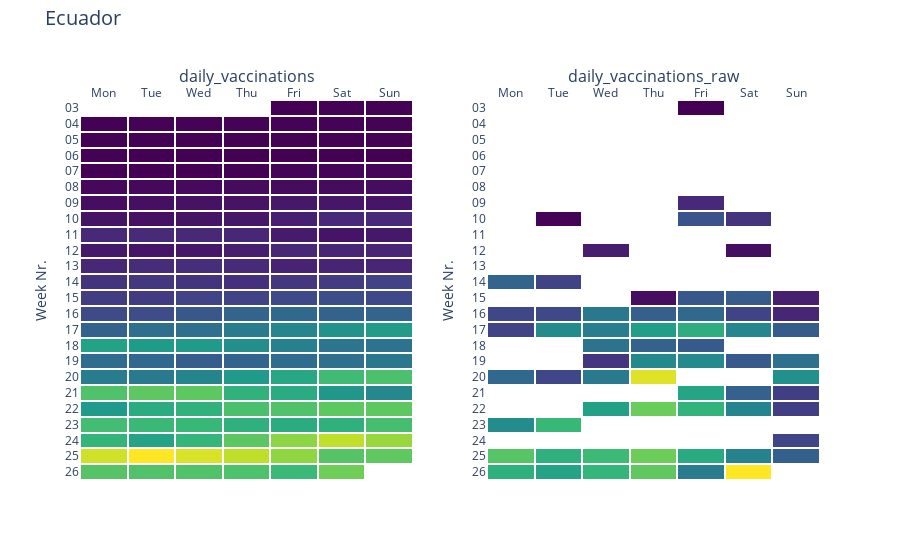

This figure's notebook cell:
### Code cell
country_heatmap('Ecuador')

### Figure 1 — Plotly figure (JSON) as saved in the notebook; plotly's stock layout.template omitted (floating-point values rounded to 4 significant figures; data arrays with more than 128 entries replaced by an {"elided": "..."} marker saying what was removed)
{"data": [{"colorscale": [[0, "#440154"], [0.1111, "#482878"], [0.2222, "#3e4989"], [0.3333, "#31688e"], [0.4444, "#26828e"], [0.5556, "#1f9e89"], [0.6667, "#35b779"], [0.7778, "#6ece58"], [0.8889, "#b5de2b"], [1, "#fde725"]], "hovertemplate": "Weekday: %{x}<br>Week number: %{y}<br>Vaccinations: %{z}<br>Date: %{text}<extra></extra>", "showscale": false, "text": {"elided": "164 str values"}, "type": "heatmap", "x": {"elided": "164 int values"}, "xaxis": "x", "xgap": 2, "y": {"elided": "164 str values"}, "yaxis": "y", "ygap": 2, "z": {"elided": "164 int values"}}, {"colorscale": [[0, "#440154"], [0.1111, "#482878"], [0.2222, "#3e4989"], [0.3333, "#31688e"], [0.4444, "#26828e"], [0.5556, "#1f9e89"], [0.6667, "#35b779"], [0.7778, "#6ece58"], [0.8889, "#b5de2b"], [1, "#fde725"]], "hovertemplate": "Weekday: %{x}<br>Week number: %{y}<br>Vaccinations: %{z}<br>Date: %{text}<extra></extra>", "showscale": false, "text": {"elided": "164 str values"}, "type": "heatmap", "x": {"elided": "164 int values"}, "xaxis": "x2", "xgap": 2, "y": {"elided": "164 str values"}, "yaxis": "y2", "ygap": 2, "z": {"elided": "164 int values"}}], "layout": {"annotations": [{"font": {"size": 16}, "showarrow": false, "text": "daily_vaccinations", "x": 0.225, "xanchor": "center", "xref": "paper", "y": 1.03, "yanchor": "bottom", "yref": "paper"}, {"font": {"size": 16}, "showarrow": false, "text": "daily_vaccinations_raw", "x": 0.775, "xanchor": "center", "xref": "paper", "y": 1.03, "yanchor": "bottom", "yref": "paper"}], "plot_bgcolor": "rgb(255,255,255)", "title": {"font": {"size": 20}, "text": "Ecuador", "y": 0.98}, "xaxis": {"anchor": "y", "domain": [0, 0.45], "side": "top", "tickmode": "array", "ticktext": ["Mon", "Tue", "Wed", "Thu", "Fri", "Sat", "Sun"], "tickvals": [0, 1, 2, 3, 4, 5, 6], "title": {"text": ""}}, "xaxis2": {"anchor": "y2", "domain": [0.55, 1], "side": "top", "tickmode": "array", "ticktext": ["Mon", "Tue", "Wed", "Thu", "Fri", "Sat", "Sun"], "tickvals": [0, 1, 2, 3, 4, 5, 6], "title": {"text": ""}}, "yaxis": {"anchor": "x", "autorange": "reversed", "domain": [0, 1], "title": {"text": "Week Nr."}}, "yaxis2": {"anchor": "x2", "autorange": "reversed", "domain": [0, 1], "title": {"text": "Week Nr."}}}}
